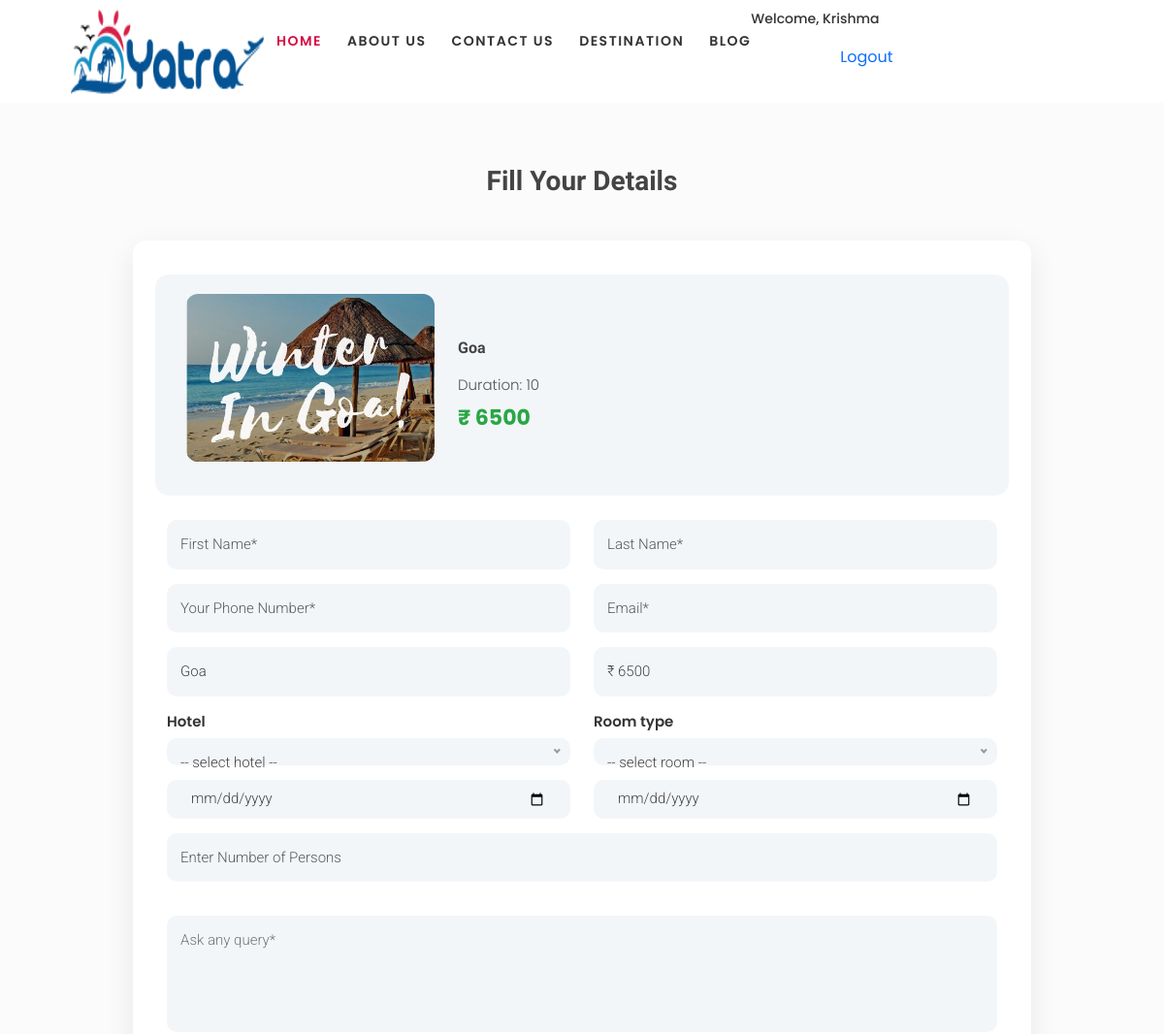
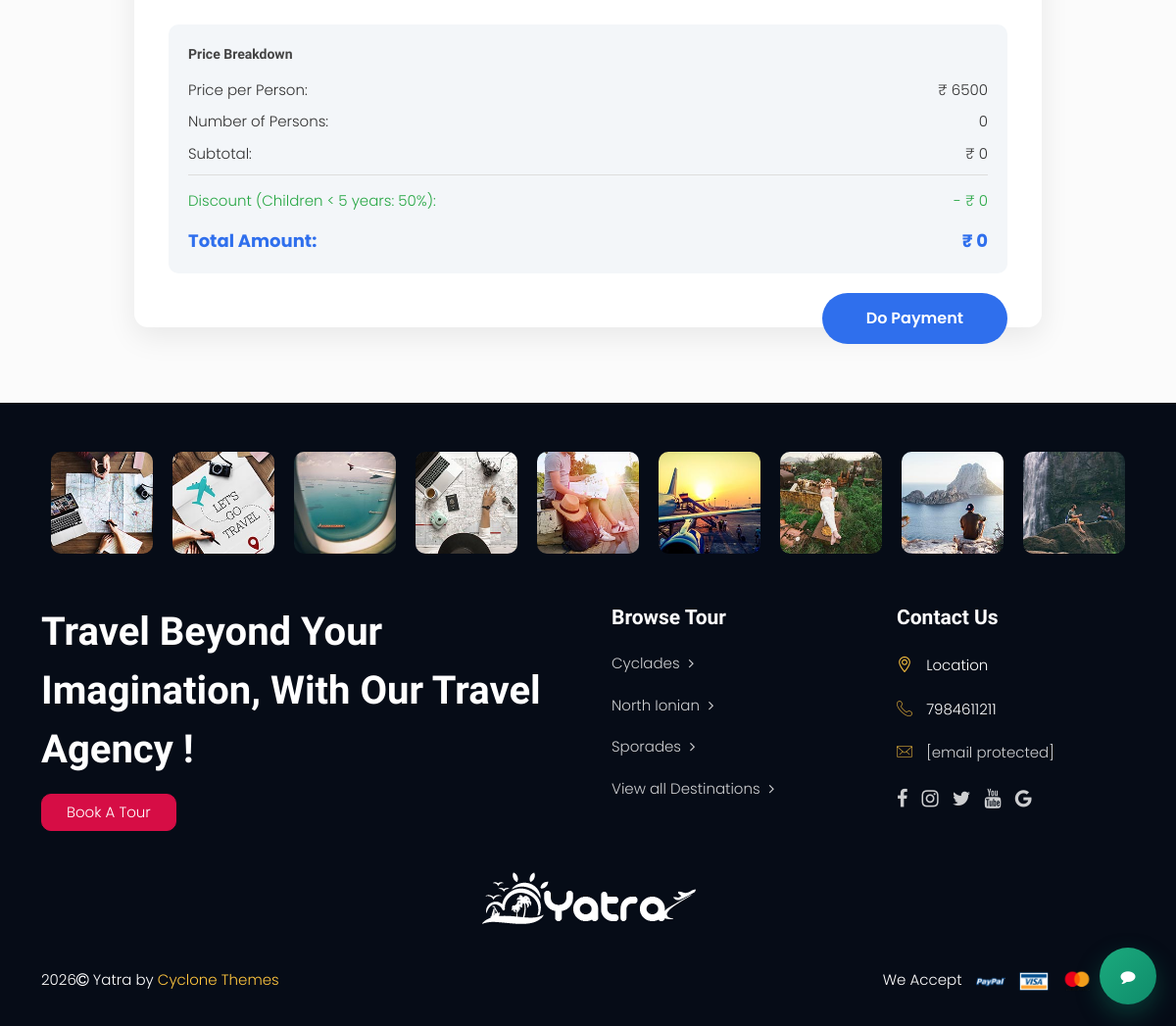
Screenshot of /booking/1/ (signed in) with the database file from the repository (2 pictures, top to bottom).
### app/models.py (models this page shows, shortened)
class Tours(models.Model):
    country_name = models.ForeignKey(Country, related_name='countries', on_delete=models.CASCADE)
    tours_name = models.CharField(max_length=50)
    tours_img = models.ImageField(upload_to='tours/')
    duration = models.IntegerField()
    include = models.TextField()
    rate = models.IntegerField()
    rating = models.PositiveSmallIntegerField(default=1)
    is_published = models.BooleanField(default=False)

### app/views.py (the view, shortened to what this page needs)
# urls.py: path('booking/<int:id>/',views.booking,name="booking"),
@login_required
def booking(request, id):
    t2 = get_object_or_404(Tours, id=id)
    hotels = Hotel.objects.all()
    rooms = Room.objects.all()
    return render(request, 'booking.html', {
        't2': t2,
        'hotels': hotels,
        'rooms': rooms,
    })

### app/template/booking.html (shortened to what this page needs)
{% extends "base.html" %}
{% load static %}
{% block content %}
<section class="booking-wrapper">
  <div class="container">
    <h2 class="booking-title">Fill Your Details</h2>
    <div class="row justify-content-center">
      <div class="col-lg-10">
        <div class="booking-card">
          <div class="summary-box row align-items-center">
            <div class="col-md-4">
              <img src="{{ t2.tours_img.url }}" alt="{{ t2.tours_name }}">
            </div>
            <div class="col-md-8">
              <h5>{{ t2.tours_name }}</h5>
              <p class="mb-1">Duration: {{ t2.duration }}</p>
              <div class="price">₹ {{ t2.rate }}</div>
            </div>
          </div>
          <form method="post" action="/booking/{{ t2.id }}/">
            <div class="row">
              <div class="col-md-6 mb-3">
                <input type="text" class="form-control" name="first_name" placeholder="First Name*" required>
              </div>
              <div class="col-md-6 mb-3">
                <input type="text" class="form-control" name="last_name"  placeholder="Last Name*" required>
              </div>
              <div class="col-md-6 mb-3">
                <input type="text" class="form-control" name="phone_number" placeholder="Your Phone Number*" required>
              </div>
              <div class="col-md-6 mb-3">
                <input type="email" class="form-control" name="email" placeholder="Email*" required>
              </div>
              <div class="col-md-6 mb-3">
                <input type="text" class="form-control" value="{{ t2.tours_name }}" readonly>
              </div>
              <div class="col-md-6 mb-3">
                <input type="text" class="form-control" value="₹ {{ t2.rate }}" readonly>
              </div>
              <div class="col-md-6 mb-3">
                <label for="hotel">Hotel</label>
              </div>
              <div class="col-md-6 mb-3">
                <label for="room">Room type</label>
              </div>
              <div class="col-md-6 mb-3">
                <input type="date" class="form-control" name="check_in" id="check_in" placeholder="Check‑in date">
              </div>
              <div class="col-md-6 mb-3">
                <input type="date" class="form-control" name="check_out" id="check_out" placeholder="Check‑out date">
              </div>
              <div class="col-md-12 mb-3">
                <input type="number" class="form-control" id="persons" name="persons" placeholder="Enter Number of Persons" min="1" required>
              </div>
              <div class="col-md-12 mb-4">
                <textarea name="message" placeholder="Ask any query*"></textarea>
              </div>
              <div class="col-md-12 mb-4">
                <div style="background: #f3f6f9; padding: 20px; border-radius: 10px;">
                  <h6 style="font-weight: 600; margin-bottom: 15px;">Price Breakdown</h6>
                  <div style="display: flex; justify-content: space-between; margin-bottom: 10px;">
                    <span>Price per Person:</span>
                    <span>₹ <span id="base-price">{{ t2.rate }}</span></span>
                  </div>
                  <div style="display: flex; justify-content: space-between; margin-bottom: 10px;">
                    <span>Number of Persons:</span>
                    <span id="person-count">0</span>
                  </div>
                  <div style="display: flex; justify-content: space-between; margin-bottom: 15px; padding-bottom: 10px; border-bottom: 1px solid #ddd;">
                    <span>Subtotal:</span>
                    <span>₹ <span id="subtotal">0</span></span>
                  </div>
                  <div style="display: flex; justify-content: space-between; margin-bottom: 15px; color: #28a745;">
                    <span>Discount (Children < 5 years: 50%):</span>
                    <span>- ₹ <span id="discount-amount">0</span></span>
                  </div>
                  <div style="display: flex; justify-content: space-between; font-weight: 700; font-size: 18px; color: #2f6fed;">
                    <span>Total Amount:</span>
                    <span>₹ <span id="final-price">0</span></span>
                  </div>
                </div>
              </div>
            </div>
            <button type="submit" class="pay-btn">
              Do Payment
            </button>
          </form>
        </div>
      </div>
    </div>
  </div>
</section>
{% endblock %}

### app/template/base.html (shortened to what this page needs)
<!DOCTYPE html>
<html xmlns="http://www.w3.org/1999/xhtml" lang="zxx">
<head>
    {% load static %}
    <link href="https://cdn.jsdelivr.net/npm/bootstrap@5.0.2/dist/css/bootstrap.min.css" rel="stylesheet">
    <link href="{% static 'css/bootstrap.min.css' %}" rel="stylesheet" type="text/css">
    <link href="{% static 'font/flaticon.css' %}" rel="stylesheet" type="text/css">
    <link href="{% static 'css/plugin.css' %}" rel="stylesheet" type="text/css">
    <link href="{% static 'css/style.css' %}" rel="stylesheet" type="text/css">
    <link rel="stylesheet" href="{% static 'icon/font-awesome.min.css' %}">
  </head>
  <body class="style-6">
    <header class="mt-4">
    <div class="navigation">
      <div class="container">
        <div class="navigation-content shadow px-6 rounded">
          <nav class="navbar navbar-default navbar-sticky-function navbar-arrow">
            <div class="logo">
            <div id="navbar" >
              <a href="/index/"> <img alt="Image" align="left"  style="height:90px;width:200px" src="{% static 'images/Yatra-01.png' %}"></a>
              <ul class="nav navbar-nav" id="responsive-menu">
                <li class="active">
                  <a href="/index/">Home </a>
                </li>
                <li>
                  <a href="/aboutus/">About Us</a>
                </li>
                <li>
                  <a href="/contactus/">Contact Us</a>
                </li>
                <li>
                  <a href="/destination/"> destination </a>
                </li>
                <li>
                  <a href="/blog-details/">Blog
                    </a>
                </li>
              </ul>
              <ul class="navbar-nav ms-auto align-items-center">
    {% if user.is_authenticated %}
        <li class="nav-item me-3">
            <span class="welcome-text">
                Welcome, {{ user.username }}
            </span>
        </li>
        <li align="right" style="height:50px,width=200px">
          <form action="{% url 'logout' %}" method="post" style="display:inline;">
            <button type="submit" class="btn btn-link p-0" style="text-decoration:none;">Logout</button>
          </form>
        </li>
    {% endif %}
</ul>
          </nav>
        </div>
      </div>
    </div>
    </header>
     {% block content %}
     {% endblock %}
    <footer>
      <div class="footer-upper">
        <div class="container">
          <div class="instagram-slider py-8">
            <div class="image-container mx-2 position-relative">
              <a href="https://www.instagram.com/yatra"><img src="{% static 'images/insta1.jpg' %}" alt="Image" class="rounded"></a>
            </div>
            <div class="image-container mx-2 position-relative">
              <a href="https://www.instagram.com/yatra"><img src="{% static 'images/insta2.jpg' %}" alt="Image" class="rounded"></a>
            </div>
            <div class="image-container mx-2 position-relative">
              <a href="https://www.instagram.com/yatra"><img src="{% static 'images/insta3.jpg' %}" alt="Image" class="rounded"></a>
            </div>
            <div class="image-container mx-2 position-relative">
             <a href="https://www.instagram.com/yatra"><img src="{% static 'images/insta4.jpg' %}" alt="Image" class="rounded"></a>
            </div>
            <div class="image-container mx-2 position-relative">
              <a href="https://www.instagram.com/yatra"><img src="{% static 'images/insta5.jpg' %}" alt="Image" class="rounded"></a>
            </div>
            <div class="image-container mx-2 position-relative">
              <a href="https://www.instagram.com/yatra"><img src="{% static 'images/insta6.jpg' %}" alt="Image" class="rounded"></a>
            </div>
            <div class="image-container mx-2 position-relative">
              <a href="https://www.instagram.com/yatra"><img src="{% static 'images/insta7.jpg' %}" alt="Image" class="rounded"></a>
            </div>
            <div class="image-container mx-2 position-relative">
              <a href="https://www.instagram.com/yatra"><img src="{% static 'images/insta8.jpg' %}" alt="Image" class="rounded"></a>
            </div>
            <div class="image-container mx-2 position-relative">
              <a href="https://www.instagram.com/yatra"><img src="{% static 'images/insta9.jpg' %}" alt="Image" class="rounded"></a>
            </div>
          </div>
          <div class="footer-links pt-0 border-0">
            <div class="row gx-0 gx-md-5 gy-5">
              <div class="col-lg-6">
                <div class="footer-about footer-margin">
                  <div class="footer-qoute text-center text-lg-start">
                    <h2 class="white text-capitalize">Travel beyond your imagination, with our travel agency !</h2>
                    <a href="/booking/" class="btn-blue btn-red rounded">Book A Tour</a>
                  </div>
                </div>
              </div>
              <div class="col-lg-3 col-md-6">
                <div class="footer-links-list footer-margin text-center text-lg-start">
                  <h3 class="mb-4">Browse Tour</h3>
                  <ul>
                    <li class="mb-2">
                      <a href="#">Cyclades <i class="fa fa-angle-right" aria-hidden="true"></i></a>
                    </li>
                    <li class="mb-2">
                      <a href="#">North Ionian <i class="fa fa-angle-right" aria-hidden="true"></i></a>
                    </li>
                    <li class="mb-2">
                      <a href="#">Sporades <i class="fa fa-angle-right" aria-hidden="true"></i></a>
                    </li>
                    <li class="mb-2">
                      <a href="/destination/">View all Destinations <i class="fa fa-angle-right" aria-hidden="true"></i></a>
                    </li>
                  </ul>
                </div>
              </div>
              <div class="col-lg-3 col-md-6">
                <div class="footer-links-listw text-center text-lg-start">
                  <div class="footer-contact">
                    <h3 class="mb-4">Contact Us</h3>
                    <div class="about-location">
                      <ul class="d-block">
                        <li class="mb-2"><i class="flaticon-maps-and-flags" aria-hidden="true"></i> Location</li>
                        <li class="mb-2"><i class="flaticon-phone-call"></i> 7984611211 </li>
                        <li><i class="flaticon-mail"></i> <a href="https://htmldesigntemplates.com/cdn-cgi/l/email-protection" class="__cf_email__" data-cfemail="ee9a819b9c809a9c8f988b82ae9a8b9d9a838f8782c08d8183">[email&#160;protected]</a></li>
                      </ul>
                    </div>
                    <div class="footer-social-links">
                      <ul>
                        <li class="social-icon me-2">
                          <a href="#"><i class="fa fa-facebook" aria-hidden="true"></i></a>
                        </li>
                        <li class="social-icon me-2">
                          <a href="https://www.instagram.com/yatra"><i class="fa fa-instagram" aria-hidden="true"></i></a>
                        </li>
                        <li class="social-icon me-2">
                          <a href="#"><i class="fa fa-twitter" aria-hidden="true"></i></a>
                        </li>
                        <li class="social-icon me-2">
                          <a href="#"><i class="fa fa-youtube" aria-hidden="true"></i></a>
                        </li>
                        <li class="social-icon">
                          <a href="#"><i class="fa fa-google" aria-hidden="true"></i></a>
                        </li>
                      </ul>
                    </div>
                  </div>
                </div>
              </div>
            </div>
          </div>
          <div class="footer-qoute text-center pb-7">
            <div class="about-logo">
              <img src="{% static 'images/Yatra-white.png' %}" alt="Image">
            </div>
          </div>
        </div>
      </div>
      <div class="copyright">
        <div class="container">
          <div class="row">
            <div class="col-lg-6 col-md-6">
              <div class="copyright-content py-1">
                <p>
                  2026<i class="fa fa-copyright" aria-hidden="true"></i> Yatra by <a href="https://www.cyclonethemes.com/" target="_blank">Cyclone Themes</a>
                </p>
              </div>
            </div>
            <div class="col-lg-6 col-md-6">
              <div class="payment-content py-1">
                <ul>
                  <li>We Accept</li>
                  <li class="ms-2">
                    <img src="{% static 'images/payment1.png' %}" alt="Image">
                  </li>
                  <li class="ms-2">
                    <img src="{% static 'images/payment2.png' %}" alt="Image">
                  </li>
                  <li class="ms-2">
                    <img src="{% static 'images/payment3.png' %}" alt="Image">
                  </li>
                  <li class="ms-2">
                    <img src="{% static 'images/payment4.png' %}" alt="Image">
                  </li>
                </ul>
              </div>
            </div>
          </div>
        </div>
      </div>
    </footer>
    <button id="chat-fab" class="chat-fab" aria-label="Open chat">
      <i class="fa fa-comment"></i>
    </button>
</body>
</html>

### app/template/base.html (style rules this page uses)
.welcome-text { font-weight: 500; color: #333; font-size: 14px; }
.chat-fab { position: fixed; right: 20px; bottom: 22px; width: 58px; height: 58px; border-radius: 50%; background: linear-gradient(135deg, #1BAA7D, #0F8C6B); box-shadow: 0 10px 24px rgba(15, 140, 107, 0.35); display: flex; align-items: center; justify-content: center; color: #fff; border: none; cursor: pointer; z-index: 9999; transition: transform 0.2s ease, box-shadow 0.2s ease; }

### app/template/booking.html (style rules this page uses)
.booking-wrapper { padding: 60px 0; background: #ffffff; }
.booking-title { text-align: center; font-weight: 700; margin-bottom: 40px; }
.booking-card { background: #fff; padding: 35px; border-radius: 14px; box-shadow: 0 10px 30px rgba(0,0,0,.08); }
.booking-card .form-control, .booking-card textarea, .booking-card select { background: #f3f6f9; border: none; border-radius: 10px; padding: 14px; font-size: 15px; }
.booking-card textarea { resize: none; height: 120px; }
.booking-card label { font-weight: 600; margin-bottom: 6px; }
.pay-btn { background: #2f6fed; color: #fff; padding: 14px 45px; border-radius: 30px; border: none; font-size: 16px; font-weight: 600; float: right; transition: 0.3s; }
.summary-box { background: #f3f6f9; padding: 20px; border-radius: 14px; margin-bottom: 25px; }
.summary-box img { width: 100%; border-radius: 12px; margin-bottom: 15px; }
.summary-box h5 { font-weight: 700; }
.price { font-size: 22px; font-weight: 700; color: #28a745; }

### rows the page displays
Tours: tours_img (picture), tours_name "Goa", duration "10", rate "6500", rate "₹ 6500"

### other values shown
{{ user.username }} "Krishma"
